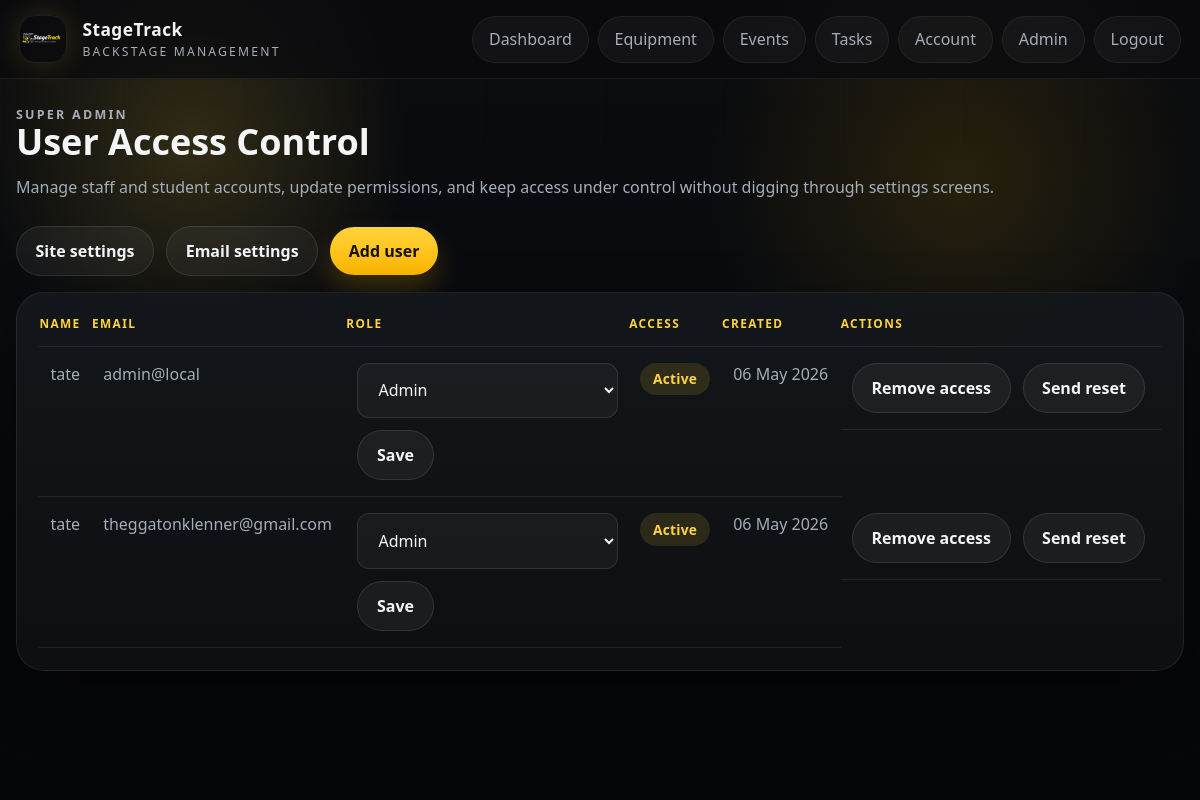
The app's page /admin/users (signed in), older data.
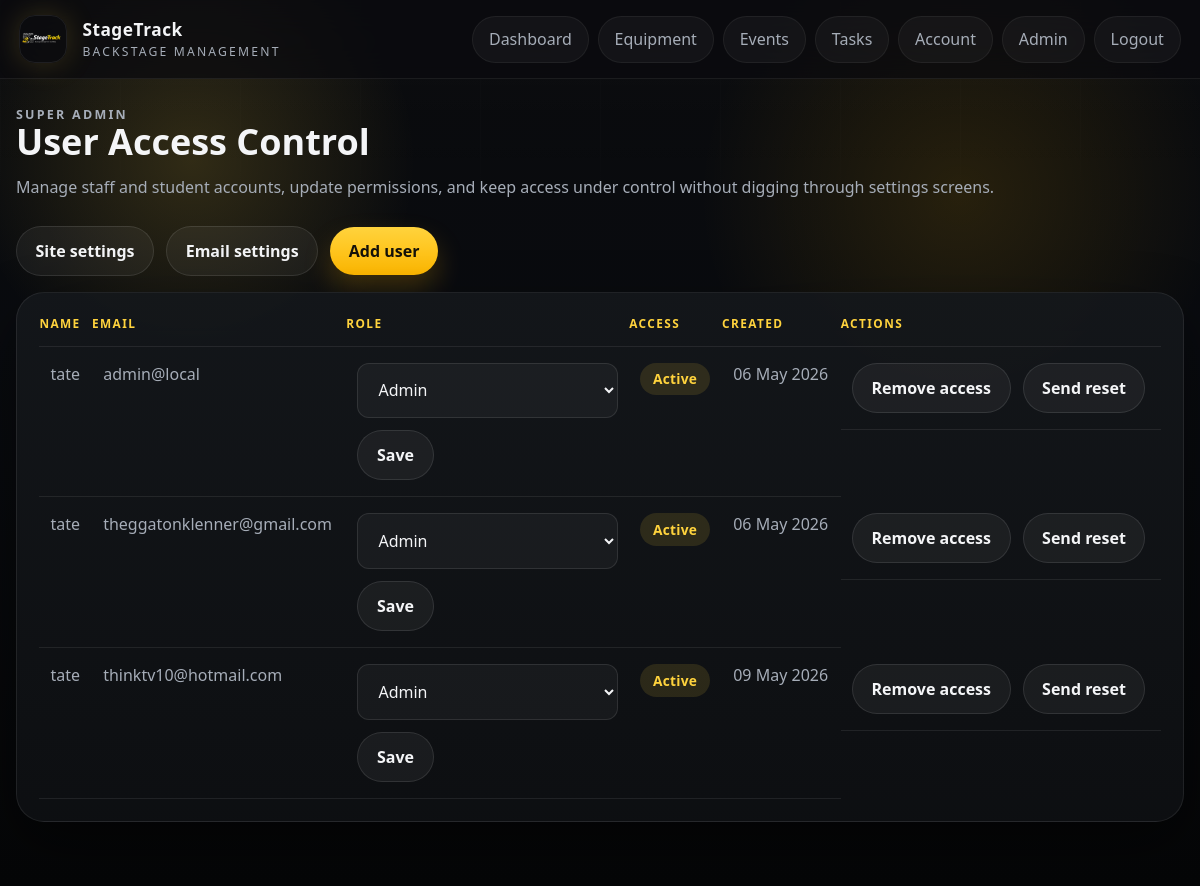
The same page, newer data.
### app/models.py (models this page shows)
class User(db.Model):
    id = db.Column(db.Integer, primary_key=True)
    name = db.Column(db.String(120), nullable=False)
    email = db.Column(db.String(255), unique=True, nullable=False, index=True)
    password_hash = db.Column(db.String(255), nullable=False)
    must_change_password = db.Column(db.Boolean, nullable=False, default=False)
    phone_number = db.Column(db.String(50))
    contact_details = db.Column(db.Text)
    role = db.Column(db.String(50), nullable=False, default="Viewer")
    is_active = db.Column(db.Boolean, nullable=False, default=True)
    created_at = db.Column(db.DateTime, default=datetime.utcnow, nullable=False)
    tasks = db.relationship("Task", back_populates="assignee", lazy=True)
    checkouts = db.relationship("EquipmentCheckout", back_populates="user", lazy=True)
    damage_reports = db.relationship("DamageReport", back_populates="reporter", lazy=True)
    password_reset_tokens = db.relationship("PasswordResetToken", back_populates="user", lazy=True)

### app/admin/routes.py (the view)
@admin_bp.route("/users")
@role_required("Admin")
def users():
    user_list = User.query.order_by(User.created_at.asc(), User.name.asc()).all()
    latest_reset_token_id = request.args.get("token", type=int)
    latest_reset_token = None
    if latest_reset_token_id:
        latest_reset_token = db.session.get(PasswordResetToken, latest_reset_token_id)
    return render_template(
        "admin/users.html",
        users=user_list,
        roles=ROLES,
        latest_reset_token=latest_reset_token,
    )

### app/auth/routes.py (called while the page is built)
def current_user():
    user_id = session.get("user_id")
    if not user_id:
        return None
    user = db.session.get(User, user_id)
    if user and not user.is_active:
        session.clear()
        return None
    return user

def role_required(*allowed_roles):
    def decorator(view):
        @wraps(view)
        def wrapped_view(*args, **kwargs):
            user = current_user()
            if not user:
                return redirect(url_for("auth.login"))
            if user.role not in allowed_roles:
                flash("You do not have permission to access that page.", "error")
                return redirect(url_for("dashboard"))
            return view(*args, **kwargs)
        return wrapped_view
    return decorator

@auth_bp.app_context_processor
def inject_user():
    first_user_pending = User.query.count() == 0
    return {
        "current_user": current_user(),
        "manager_roles": MANAGER_ROLES,
        "registration_open": first_user_pending,
    }

### app/templates/admin/users.html (shortened to what this page needs)
{% extends "base.html" %}
{% block content %}
<section class="page-header page-header-inline">
    <div>
        <p class="eyebrow">Super admin</p>
        <h1>User Access Control</h1>
        <p>Manage staff and student accounts, update permissions, and keep access under control without digging through settings screens.</p>
    </div>
    <div class="actions">
        <a class="button button-secondary" href="{{ url_for('admin.site_settings') }}">Site settings</a>
        <a class="button button-secondary" href="{{ url_for('admin.email_settings') }}">Email settings</a>
        <a class="button button-primary" href="{{ url_for('admin.create_user') }}">Add user</a>
    </div>
</section>
<section class="panel">
    <div class="table-wrap">
        <table>
            <thead>
                <tr>
                    <th>Name</th>
                    <th>Email</th>
                    <th>Role</th>
                    <th>Access</th>
                    <th>Created</th>
                    <th>Actions</th>
                </tr>
            </thead>
            <tbody>
                {% for user in users %}
                    <tr>
                        <td data-label="Name">{{ user.name }}</td>
                        <td data-label="Email">{{ user.email }}</td>
                        <td data-label="Role">
                            <form method="post" action="{{ url_for('admin.update_role', user_id=user.id) }}" class="inline-form">
                                <select name="role" aria-label="Role for {{ user.name }}">
                                    {% for role in roles %}
                                        <option value="{{ role }}" {% if user.role == role %}selected{% endif %}>{{ role }}</option>
                                    {% endfor %}
                                </select>
                                <button class="button button-secondary" type="submit">Save</button>
                            </form>
                        </td>
                        <td data-label="Access">
                            <span class="status-pill">{{ "Active" if user.is_active else "Disabled" }}</span>
                        </td>
                        <td data-label="Created">{{ user.created_at.strftime("%d %b %Y") }}</td>
                        <td data-label="Actions" class="actions">
                            <form method="post" action="{{ url_for('admin.toggle_access', user_id=user.id) }}">
                                <button type="submit" class="button button-secondary">
                                    {{ "Remove access" if user.is_active else "Restore access" }}
                                </button>
                            </form>
                            <form method="post" action="{{ url_for('admin.send_reset', user_id=user.id) }}">
                                <button type="submit" class="button button-secondary">Send reset</button>
                            </form>
                        </td>
                    </tr>
                {% else %}
                    <tr>
                        <td colspan="6" class="empty-state">No users found.</td>
                    </tr>
                {% endfor %}
            </tbody>
        </table>
    </div>
</section>
{% endblock %}

Row changes from the older to the newer data that the page shows:
added User: name "tate", email "thinktv10@hotmail.com", role "Admin", is_active "Active", created_at "09 May 2026", is_active "Remove access"
